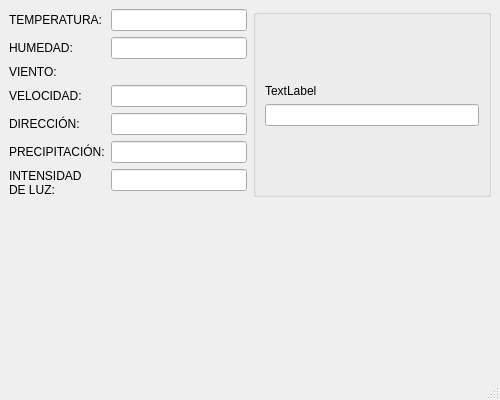
<?xml version="1.0" encoding="UTF-8"?>
<ui version="4.0">
 <class>MainW_datos</class>
 <widget class="QMainWindow" name="MainW_datos">
  <property name="geometry">
   <rect>
    <x>0</x>
    <y>0</y>
    <width>500</width>
    <height>400</height>
   </rect>
  </property>
  <property name="windowTitle">
   <string>Estado</string>
  </property>
  <property name="windowIcon">
   <iconset>
    <normaloff>LOGO.png</normaloff>LOGO.png</iconset>
  </property>
  <widget class="QWidget" name="centralwidget">
   <layout class="QGridLayout" name="gridLayout">
    <item row="4" column="1">
     <spacer name="verticalSpacer">
      <property name="orientation">
       <enum>Qt::Vertical</enum>
      </property>
      <property name="sizeHint" stdset="0">
       <size>
        <width>20</width>
        <height>40</height>
       </size>
      </property>
     </spacer>
    </item>
    <item row="3" column="0">
     <layout class="QFormLayout" name="formLayout_2">
      <item row="0" column="0">
       <widget class="QLabel" name="label_temperatura">
        <property name="text">
         <string>TEMPERATURA:</string>
        </property>
       </widget>
      </item>
      <item row="0" column="1">
       <widget class="QLineEdit" name="lineEdit_temperatura">
        <property name="autoFillBackground">
         <bool>false</bool>
        </property>
        <property name="readOnly">
         <bool>true</bool>
        </property>
       </widget>
      </item>
      <item row="1" column="0">
       <widget class="QLabel" name="label_humedad">
        <property name="text">
         <string>HUMEDAD:</string>
        </property>
       </widget>
      </item>
      <item row="1" column="1">
       <widget class="QLineEdit" name="lineEdit_humedad">
        <property name="readOnly">
         <bool>true</bool>
        </property>
       </widget>
      </item>
      <item row="2" column="0">
       <widget class="QLabel" name="label_viento">
        <property name="text">
         <string>VIENTO:</string>
        </property>
       </widget>
      </item>
      <item row="3" column="0">
       <widget class="QLabel" name="label_velocidad">
        <property name="text">
         <string>VELOCIDAD:</string>
        </property>
       </widget>
      </item>
      <item row="3" column="1">
       <widget class="QLineEdit" name="lineEdit_velocidad">
        <property name="readOnly">
         <bool>true</bool>
        </property>
       </widget>
      </item>
      <item row="4" column="0">
       <widget class="QLabel" name="label_direccion">
        <property name="text">
         <string>DIRECCIÓN:</string>
        </property>
       </widget>
      </item>
      <item row="4" column="1">
       <widget class="QLineEdit" name="lineEdit_direccion">
        <property name="readOnly">
         <bool>true</bool>
        </property>
       </widget>
      </item>
      <item row="5" column="0">
       <widget class="QLabel" name="label_precipitacion">
        <property name="text">
         <string>PRECIPITACIÓN:</string>
        </property>
       </widget>
      </item>
      <item row="5" column="1">
       <widget class="QLineEdit" name="lineEdit_precipitacion">
        <property name="readOnly">
         <bool>true</bool>
        </property>
       </widget>
      </item>
      <item row="6" column="0">
       <widget class="QLabel" name="label_intensidadLuz">
        <property name="text">
         <string>INTENSIDAD 
DE LUZ:</string>
        </property>
       </widget>
      </item>
      <item row="6" column="1">
       <widget class="QLineEdit" name="lineEdit_intensidadLuz">
        <property name="readOnly">
         <bool>true</bool>
        </property>
       </widget>
      </item>
     </layout>
    </item>
    <item row="3" column="1">
     <widget class="QGroupBox" name="groupBox">
      <property name="title">
       <string/>
      </property>
      <layout class="QGridLayout" name="gridLayout_2">
       <item row="2" column="1">
        <widget class="QLineEdit" name="lineEdit_Alerta">
         <property name="readOnly">
          <bool>true</bool>
         </property>
        </widget>
       </item>
       <item row="3" column="1">
        <spacer name="verticalSpacer_2">
         <property name="orientation">
          <enum>Qt::Vertical</enum>
         </property>
         <property name="sizeHint" stdset="0">
          <size>
           <width>20</width>
           <height>40</height>
          </size>
         </property>
        </spacer>
       </item>
       <item row="1" column="1">
        <widget class="QLabel" name="label_Cultivo">
         <property name="text">
          <string>TextLabel</string>
         </property>
        </widget>
       </item>
       <item row="0" column="1">
        <spacer name="verticalSpacer_3">
         <property name="orientation">
          <enum>Qt::Vertical</enum>
         </property>
         <property name="sizeHint" stdset="0">
          <size>
           <width>20</width>
           <height>40</height>
          </size>
         </property>
        </spacer>
       </item>
      </layout>
     </widget>
    </item>
   </layout>
  </widget>
  <widget class="QStatusBar" name="statusbar"/>
  <action name="actionSensores">
   <property name="text">
    <string>Sensores</string>
   </property>
  </action>
  <action name="actionCerrar_sesi_n">
   <property name="text">
    <string>Cerrar sesión</string>
   </property>
  </action>
  <action name="actionBase_de_datos_remota">
   <property name="text">
    <string>Base de datos remota</string>
   </property>
  </action>
 </widget>
 <resources/>
 <connections/>
</ui>
